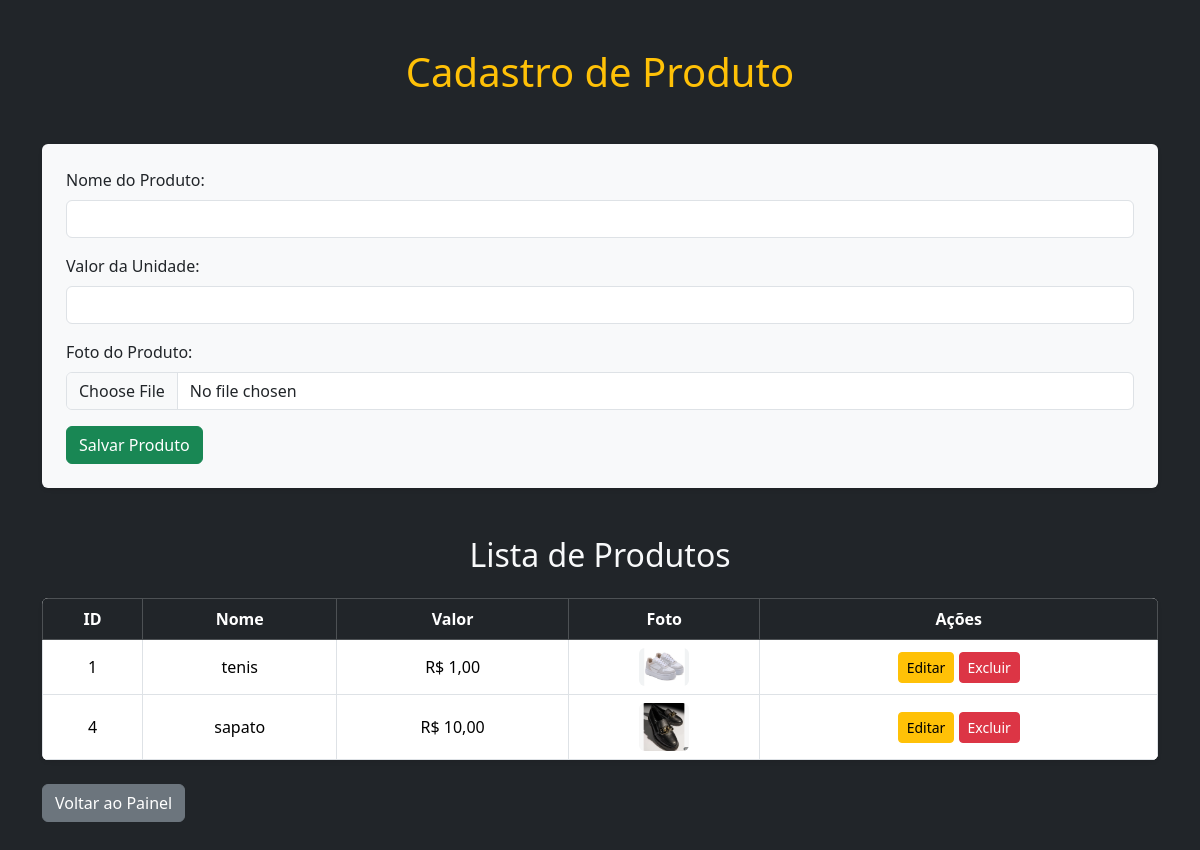
The page /view/produto/cadastro-produto.php (signed in) on the database its author committed.
### tables this page shows
CREATE TABLE `produtos` (
  `id` int(11) NOT NULL,
  `nome` varchar(200) NOT NULL,
  `valor_unidade` decimal(10,2) NOT NULL,
  `quantidade` int(11) NOT NULL DEFAULT 0,
  `data_criacao` timestamp NOT NULL DEFAULT current_timestamp(),
  `data_atualizacao` timestamp NOT NULL DEFAULT current_timestamp() ON UPDATE current_timestamp(),
  `modificado_por` int(11) DEFAULT NULL,
  `foto` varchar(255) DEFAULT NULL
);

### view/produto/cadastro-produto.php (the view, shortened to what this page needs)
<!DOCTYPE html>
<html lang="pt-BR">
<head>
    <?php
    include '../../head.php';
    ?>
</head>
<body class="bg-dark text-light">
    <div class="container py-5">
        <h1 class="text-center text-warning mb-5">Cadastro de Produto</h1>
        <form action="../../controller/produto/salvar_produto.php" method="post" enctype="multipart/form-data" class="bg-light text-dark p-4 rounded shadow-sm mb-5">
            <div class="mb-3">
                <label for="nome" class="form-label">Nome do Produto:</label>
                <input type="text" name="nome" id="nome" class="form-control" required>
            </div>
            <div class="mb-3">
                <label for="valor_unidade" class="form-label">Valor da Unidade:</label>
                <input type="number" name="valor_unidade" id="valor_unidade" step="0.01" class="form-control" required>
            </div>
            <div class="mb-3">
                <label for="foto" class="form-label">Foto do Produto:</label>
                <input type="file" name="foto" id="foto" class="form-control" accept="image/*" required>
            </div>
            <button type="submit" class="btn btn-success">Salvar Produto</button>
        </form>
        <h2 class="text-center text-light mb-4">Lista de Produtos</h2>
        <div class="table-responsive bg-light rounded shadow-sm">
            <table class="table table-bordered table-hover text-center align-middle mb-0">
                <thead class="table-dark">
                    <tr>
                        <th>ID</th>
                        <th>Nome</th>
                        <th>Valor</th>
                        <th>Foto</th>
                        <th>Ações</th>
                    </tr>
                </thead>
                <tbody>
                    <?php
                    include_once '../../connection.php';
                    $sql = "SELECT * FROM produtos";
                    $result = $conn->query($sql);
                    while ($row = $result->fetch_assoc()) {
                        echo "<tr>
                                <td>{$row['id']}</td>
                                <td>{$row['nome']}</td>
                                <td>R$ " . number_format($row['valor_unidade'], 2, ',', '.') . "</td>
                                <td>
    <a href='#' data-toggle='modal' data-target='#modalFoto{$row['id']}'>
        <img src='../../view/produto/fotos/{$row['foto']}' width='50' class='rounded'>
    </a>
    <div class='modal fade' id='modalFoto{$row['id']}' tabindex='-1' role='dialog' aria-labelledby='modalFotoLabel{$row['id']}' aria-hidden='true'>
      <div class='modal-dialog modal-dialog-centered' role='document'>
        <div class='modal-content'>
          <div class='modal-header'>
            <h5 class='modal-title' id='modalFotoLabel{$row['id']}'>Foto do Produto: {$row['nome']}</h5>
            <button type='button' class='close' data-dismiss='modal' aria-label='Fechar'>
              <span aria-hidden='true'>&times;</span>
            </button>
          </div>
          <div class='modal-body text-center'>
            <img src='../../view/produto/fotos/{$row['foto']}' class='img-fluid rounded'>
          </div>
        </div>
      </div>
    </div>
</td>
                                <td>
                                    <a href='editar_produto.php?id={$row['id']}' class='btn btn-sm btn-warning'>Editar</a>
                                    <a href='/projeto_lab_db/controller/produto/excluir_produto.php?id={$row['id']}' onclick='return confirm(\"Tem certeza que deseja excluir?\")' class='btn btn-sm btn-danger'>Excluir</a>
                                </td>
                              </tr>";
                    }
                    ?>
                </tbody>
            </table>
        </div>
        <a href="../administrador/home_adm.php" class="btn btn-secondary mt-4">Voltar ao Painel</a>
    </div>
</body>
</html>

### assets/css/style.css (style rules this page uses)
* { margin: 0; padding: 0; box-sizing: border-box; }
body { font-family: sans-serif; font-size: 16px; background-color: #fff; }

### rows shown on the page
produtos: id "1", nome "tenis", valor_unidade "1,00", foto (picture)
produtos: id "4", nome "sapato", valor_unidade "10,00", foto (picture)
